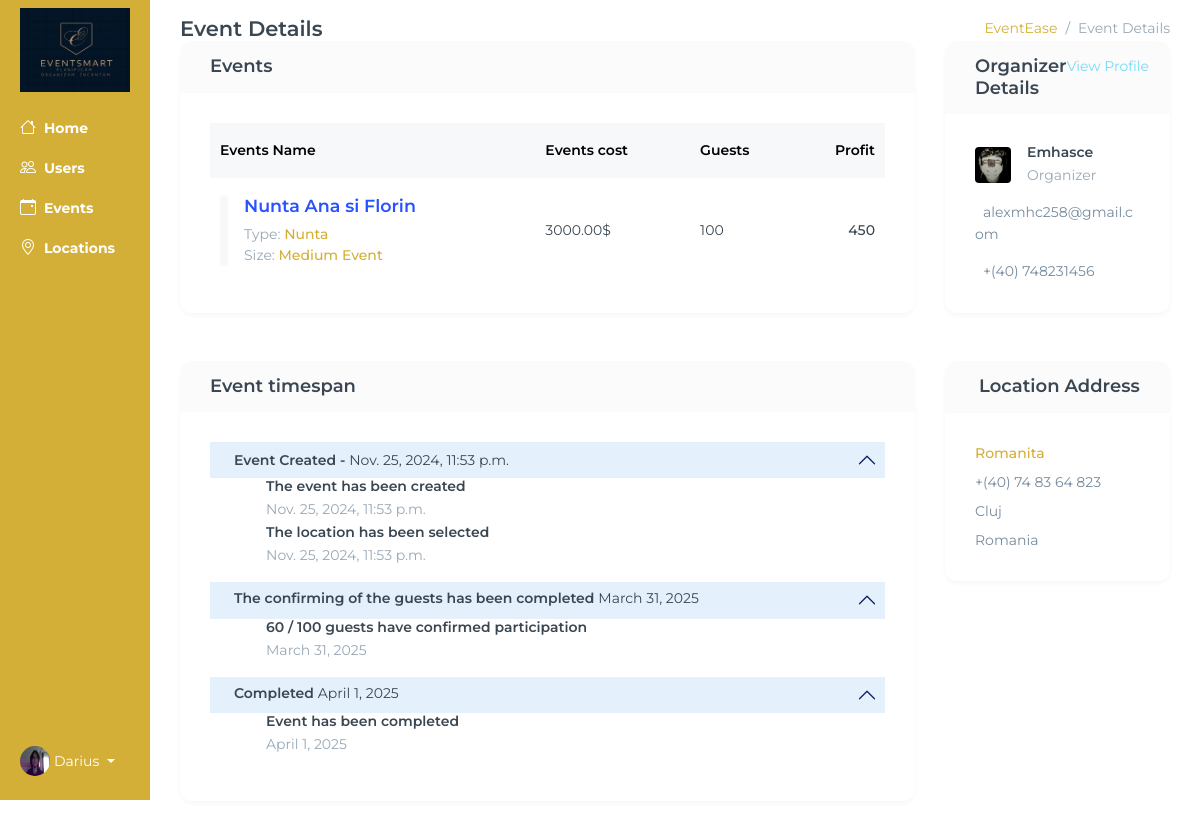
Before: /admin-view-event/Nunta Ana si Florin/ (signed in) with the older database file.
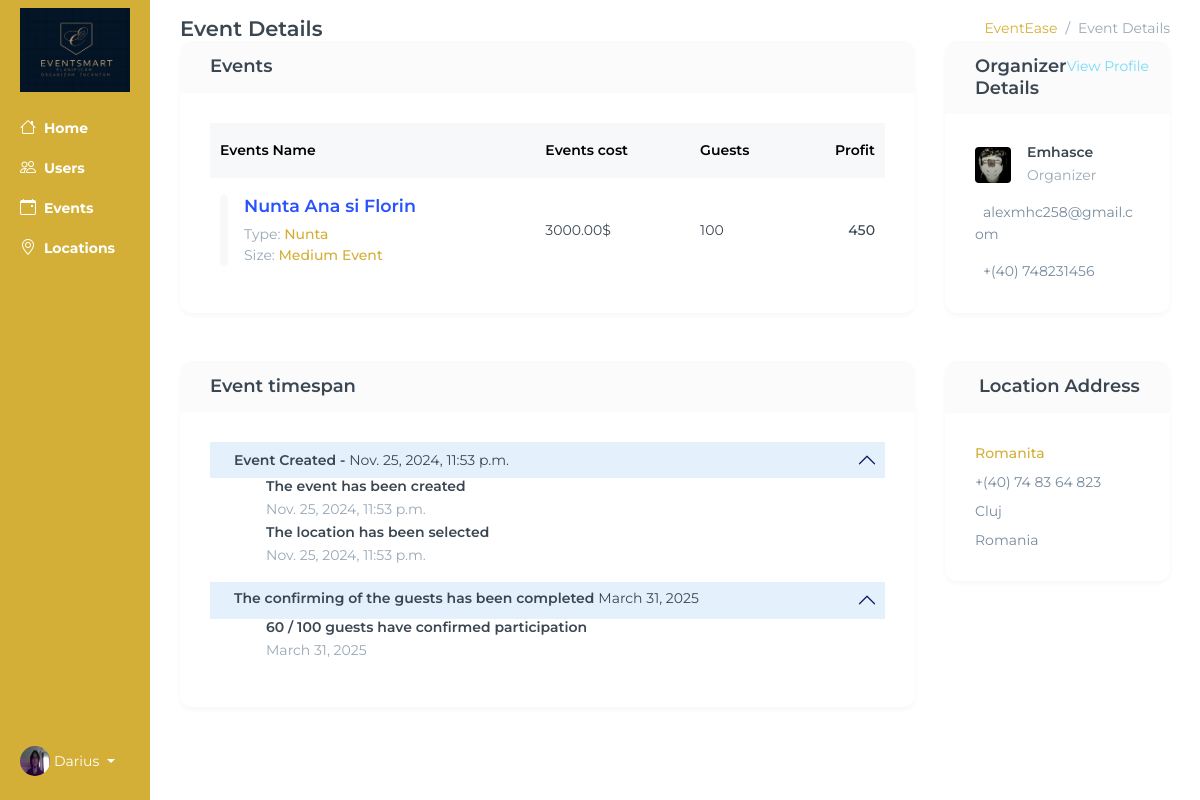
After: the same page with the newer database file.
### base/views.py (the view)
@login_required(login_url='login')
def admin_view_events(request, pk):
    if not request.user.is_superuser:
        return HttpResponseForbidden("You do not have permission to access this page.")
    event = Event.objects.get(event_name=pk)
    guests_count = event.guests.count()
    location = Location.objects.get(event=event)
    next_day = event.event_date + timedelta(days=1)
    context = {
        'next_day':next_day,
        'location':location,
        'event':event,
        'guests_count':guests_count
    }
    return render(request, 'base/admin-view-event.html', context)

### base/context_processors.py (called while the page is built)
def media_url(request):
    return {
        'MEDIA_URL': settings.MEDIA_URL
    }

### base/models.py (called while the page is built)
    def __str__(self):
        return self.name

### base/templates/base/admin-view-event.html (shortened to what the changed rows need)
{% extends 'main.html' %}
{% block content %}
<div class="container-fluid">
    <div class="row flex-nowrap">
        <div class="col py-3 events view">
            <div class="container-fluid">
                <div class="row">
                    <div class="col-xl-9">
                        <div class="card mb-5">
                            <div class="card-body">
                                <div class="table-responsive table-card">
                                    <table class="table table-nowrap align-middle table-borderless mb-0">
                                        <thead class="table-light text-muted">
                                            <tr>
                                                <th scope="col">Events Name</th>
                                                <th scope="col">Events cost</th>
                                                <th scope="col">Guests</th>
                                                <th scope="col" class="text-end">Profit</th>
                                            </tr>
                                        </thead>
                                    </table>
                                </div>
                            </div>
                        </div>
                        <div class="card">
                            <div class="card-body">
                                <div class="profile-timeline">
                                    <div class="accordion accordion-flush" id="accordionFlushExample">
                                        {% if event.completed == True %}
                                        <div class="accordion-item border-0">
                                            <div class="accordion-header" id="headingThree">
                                                <a class="accordion-button p-2 shadow-none" data-bs-toggle="collapse" href="#collapseThree" aria-expanded="false" aria-controls="collapseThree">
                                                    <div class="d-flex align-items-center">
                                                        <div class="flex-grow-1 ms-3">
                                                            <h6 class="fs-15 mb-1 fw-semibold">Completed <span class="fw-normal">{{ next_day }}</span></h6>
                                                        </div>
                                                    </div>
                                                </a>
                                            </div>
                                            <div id="collapseThree" class="accordion-collapse collapse show" aria-labelledby="headingThree" data-bs-parent="#accordionExample">
                                                <div class="accordion-body ms-2 ps-5 pt-0">
                                                    <h6 class="mb-1">Event has been completed</h6>
                                                    <p class="text-muted mb-0">{{ next_day }}</p>
                                                </div>
                                            </div>
                                        </div>
                                        {% endif %}
                                    </div>
                                </div>
                            </div>
                        </div>
                    </div>
                </div>
            </div>
        </div>
    </div>
</div>
{% endblock content %}

Changed rows visible on the page:
changed Event "Nunta Ana si Florin": completed True → False (drawn)
Other visible differences:
{{ next_day }}: "April 1, 2025" → (not shown)
text no longer shown: "Completed Event has been completed"
